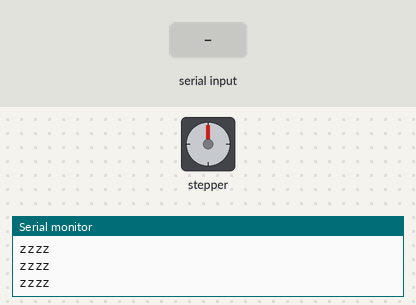
Bench run of a sketch on a simulated Arduino Uno, built with avr-gcc and run on an emulated ATmega328P. Parts: stepper motor, the last lines printed to the serial monitor. Wiring (inferred from the names in the program): stepper motor driver (200 steps per turn assumed): step pin 3; direction pin 2; enable pin 12. The test bench sets the inputs (shaded band).

Above: at 1.2 s.
1.3 s: "1" received over Serial
At 2.4 s:
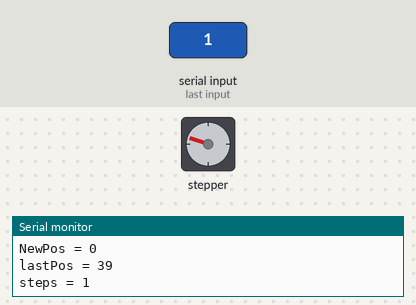
2.8 s: "2" received over Serial
At 3.2 s:
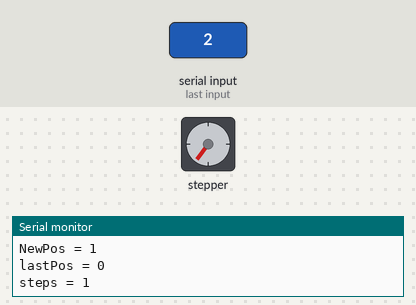
Timing chart, 0 to 5.8 s (numbered marks = the images above; inputs shaded):
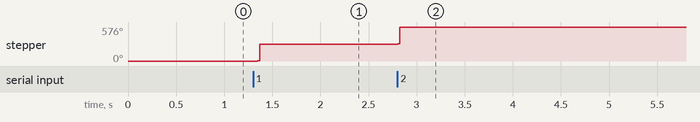

The sketch:

splitting_the_flap_v00.ino
```cpp
/*

  SPLITTING THE FLAP - version 00

  created by Marco De Mutiis
  2012 - 2014
  more info: www.marcodemutiis.com

*/

//////////////////////////////////////////////////////
//stepper connection to Easy Driver
//red to A left
//blue to A right
//black to B left
//green to B right
//////////////////////////////////////////////////////

//connections to the Easy Driver
#define DIR_PIN 2      //direction pin
#define STEP_PIN 3     //step pin
//#define SLEEP_PIN 9
#define ENABLE_PIN 12  //enable pin


char inByte;

//timer variables to turn off the motor if it doesn't move for more than 30 seconds
boolean sleep = true;
unsigned long currentMillis;
long previousMillis = 0;        // will store last time LED was updated
long interval = 30000;           // interval at which to blink (milliseconds)


int tot = 40;
int howManySteps;
int lastPos = 39;

//:::::::::::::::::::::::::::::::::::::::::::::::::::::::::::::::::::::::::::::::::::::::::::::::::::::::::::::::::::::::::::::::::::::::::::: SETUP
void setup() {
  pinMode(DIR_PIN, OUTPUT);
  pinMode(STEP_PIN, OUTPUT);
  //pinMode(SLEEP_PIN, OUTPUT);
  pinMode(ENABLE_PIN, OUTPUT);

  //digitalWrite(SLEEP_PIN, LOW);
  digitalWrite(ENABLE_PIN, HIGH); //disable all pins of A397 chip

  Serial.begin(9600);
}

//:::::::::::::::::::::::::::::::::::::::::::::::::::::::::::::::::::::::::::::::::::::::::::::::::::::::::::::::::::::::::::::::::::::::::::: LOOP
void loop(){

  currentMillis = millis();

  if(Serial.available() > 0){

    inByte = Serial.read(); //store incoming char


    char letters[40] = {
      '1', '2', '3', '4', '5', '6', '7', '8', '9', '0', 'a', 'b', 'c', 'd', 'e', 'f', 'g', 'h', 'i', 'j', 'k', 'l', 'm', 'n', 'o', 'p', 'q', 'r', 's', 't', 'u', 'v', 'w', 'x', 'y', 'z', '.', '-', '/', ' '
    };

    for(int newPos =0; newPos<tot; newPos++){
      if(inByte == letters[newPos]){

        //if new letter is different from current letter
        if(lastPos != newPos){

          //-----------------------------resetTimer
          resetTimer();
          //-----------------------------wakeUp
          if(sleep) wakeUp();

          //calulate how many steps to new position////////////
          if (lastPos < newPos) howManySteps = newPos - lastPos;
          else howManySteps = tot - (lastPos - newPos);
          /////////////////////////////////////////////////////


          //print info to monitor///////////////////////////////
          Serial.print("NewPos = ");
          Serial.println(newPos);

          Serial.print("lastPos = ");
          Serial.println(lastPos);

          Serial.print("steps = ");
          Serial.println(howManySteps);
          /////////////////////////////////////////////////////


          //motor spins for howManySteps///////////////////////
          for(int stepNext = 0; stepNext < howManySteps; stepNext++){
            rotate(160, 1.);// 160 = 1/10 of a full revolution of the 1st gear = 1/40 of the last gear = 1 split flap character step //1. = MAX SPEED (slower = stronger)
          }
          /////////////////////////////////////////////////////

          lastPos = newPos;
        }
      }

    }

  }


  if(!sleep){
    // digitalWrite(SLEEP_PIN, LOW);
    if(currentMillis - previousMillis > interval) {   //if the motor hasnt moved in more than 30 secs
      //-----------------------------resetTimer
      resetTimer();
      //-----------------------------goToSleep
      goToSleep();
    }
  }
  else(Serial.println("zzzz"));
}

//:::::::::::::::::::::::::::::::::::::::::::::::::::::::::::::::::::::::::::::::::::::::::::::::::::::::::::::::::::::::::::::::::::::::::::: ROTATE
void rotate(int steps, float speed){
  //rotate a specific number of microsteps (8 microsteps per step) - (negitive for reverse movement)
  //speed is any number from .01 -> 1 with 1 being fastest - Slower is stronger
  int dir = (steps > 0)? HIGH:LOW;
  steps = abs(steps);

  digitalWrite(DIR_PIN,dir);

  float usDelay = (1/speed) * 70;

  for(int i=0; i < steps; i++){
    digitalWrite(STEP_PIN, HIGH);
    delayMicroseconds(usDelay);

    digitalWrite(STEP_PIN, LOW);
    delayMicroseconds(usDelay);
  }
}
//:::::::::::::::::::::::::::::::::::::::::::::::::::::::::::::::::::::::::::::::::::::::::::::::::::::::::::::::::::::::::::::::::::::::::::: RESET TIMER
void resetTimer(){
  previousMillis = currentMillis;
}
//:::::::::::::::::::::::::::::::::::::::::::::::::::::::::::::::::::::::::::::::::::::::::::::::::::::::::::::::::::::::::::::::::::::::::::: WAKE UP
void wakeUp(){
  //digitalWrite(SLEEP_PIN, HIGH);
  digitalWrite(ENABLE_PIN, LOW);                  // wake up motor
  sleep = false;
}
//:::::::::::::::::::::::::::::::::::::::::::::::::::::::::::::::::::::::::::::::::::::::::::::::::::::::::::::::::::::::::::::::::::::::::::: GO TO SLEEP
void goToSleep(){
  digitalWrite(ENABLE_PIN, HIGH);                 //disable pins and shut down motor
  sleep = true;
}
```

Measured:
- after the input at 1.3 s, stepper: goes 1° 0.02 s, then 288°, starting at once
- after the input at 2.8 s, stepper: goes 289° 0.02 s, then 576°, starting at once
